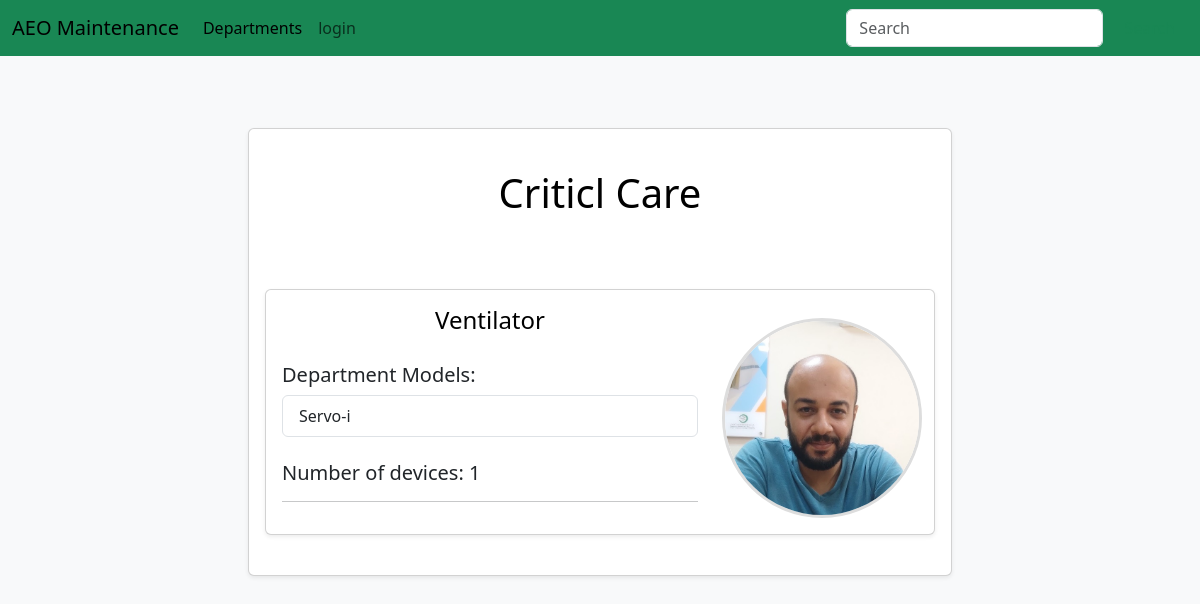
Screenshot of /departments/1/devices/ with the database file from the repository.
### maintenance_system/models.py (models this page shows, shortened)
class Department(db.Model):
	id = db.Column(db.Integer, primary_key=True)
	name = db.Column(db.String(80), unique=True)
	members = db.relationship('User', backref='department', lazy=True)
	devices = db.relationship('Device', backref='department', lazy=True)

class Device(db.Model):
	id = db.Column(db.Integer, primary_key=True)
	name = db.Column(db.String(80), unique=True)
	department_id = db.Column(db.Integer, db.ForeignKey('department.id'))
	models = db.relationship('Model', backref='device', lazy=True)

class Model(db.Model):
	id = db.Column(db.Integer, primary_key=True)
	name = db.Column(db.String(80), unique=True)
	manufacturer = db.Column(db.String(80))
	picture = db.Column(db.String(20), default='device_model.jpg')
	device_id = db.Column(db.Integer, db.ForeignKey('device.id'))
	machines = db.relationship('Machine', backref='model', lazy=True)

### maintenance_system/Main/routes.py (the view)
@main.route('/<path:path>', methods=['GET'])
def catch_all(path):
    return f"Caught route: {path}", 404

### maintenance_system/Devices/forms.py (shortened to what this page needs)
class DeviceForm(FlaskForm):
    name = StringField('Device Name', validators=[DataRequired(), Length(min=2, max=20)])
    submit = SubmitField('Add')

### maintenance_system/Devices/routes.py (called while the page is built)
@devicesbp.route('/departments/<int:department_id>/devices/', methods=['GET'])
def devices(department_id):
    department = Department.query.get_or_404(department_id)
    users = User.query.all()
    form = DeviceForm()
    devices = department.devices
    print(department.members)
    return render_template('devices.html', department=department, devices=devices, form=form, users=users)

### maintenance_system/models.py (called while the page is built)
	def __repr__(self):
		return f'<User: {self.username}> - Email: {self.email}, Rank: {self.rank}'

### maintenance_system/Templates/devices.html (shortened to what this page needs)
{% extends "layout.html"%}
{% block content %}
<div class="row justify-content-center">
	<div class="col-lg-8 mt-4 mb-4">
		<div class="card p-3 shadow-sm">
			<div class="row">
				<div class="col-md-8 col-lg-12 mt-4 mb-4">
					<a href="{{ url_for('departmentsbp.department', id = department.id) }}" class="anchor-custom">
						<h1 class="text-center mb-4">{{ department.name }}</h1>
					</a>
				</div>
				{% for device in devices %}
				<div class="col-md-8 col-lg-12 mt-4 mb-4">
					<div class="card p-3 shadow-sm">
						<div class="row align-items-center">
							<div class="col-lg-8 col-12">
								<a href="{{ url_for('modelsbp.models', device_id = device.id)}}" class="anchor-custom">
									<h4 class="mb-1 text-center">{{ device.name }}</h4>
								</a>
								<br>
								<h5>Department Models: </h5>
								{% if device.models%}
								<div class="list-group">
									{% for model in device.models%}
									<a href="{{ url_for('machinesbp.machines', model_id = model.id)}}"
										class="list-group-item list-group-item-action">{{
										model.name }}</a>
									{% endfor%}
								</div>
								<br>
								<h5>Number of devices: {{ device.models|length }}</h5>
								{% else %}
								<p>There is no models</p>
								{% endif%}
								<hr>
							</div>
							<div class="col-lg-4 text-center mt-1">
								<img src="{{ url_for('static', filename='images/profile.jpg')}}" alt="User Photo"
									class="rounded-photo mt-2">
							</div>
						</div>
					</div>
				</div>
				{% endfor %}
			</div>
		</div>
	</div>
	{% endblock%}

### maintenance_system/static/css/style.css (style rules this page uses)
body { background-color: #f8f9fa; }
.rounded-photo { width: 200px; height: 200px; object-fit: cover; border-radius: 50%; border: 3px solid #ddd; }
.anchor-custom { text-decoration: none; color: black; cursor: pointer; transition: color 0.3s ease; }

### rows the page displays
Department: name "Criticl Care"
Device: name "Ventilator", models|length "1"
Model: name "Servo-i"
